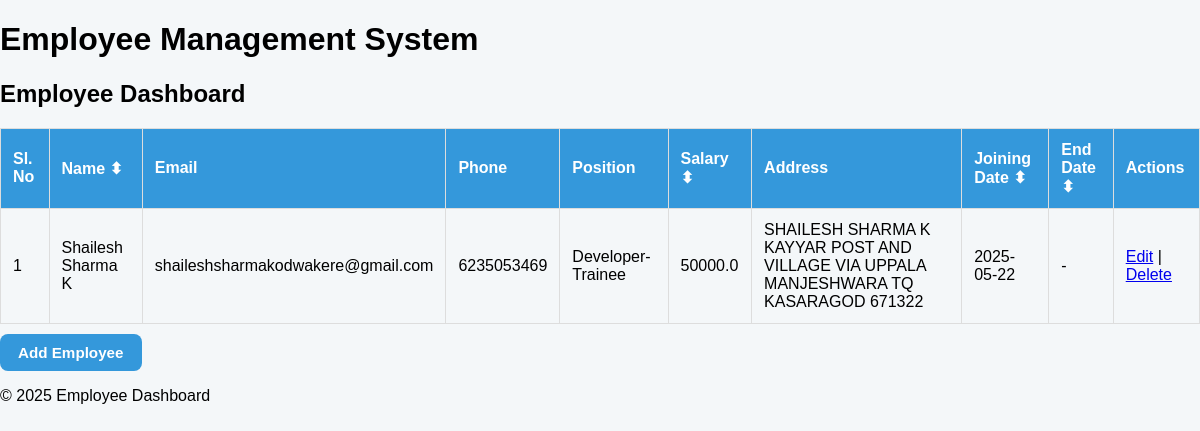
Before: / with the older database file.
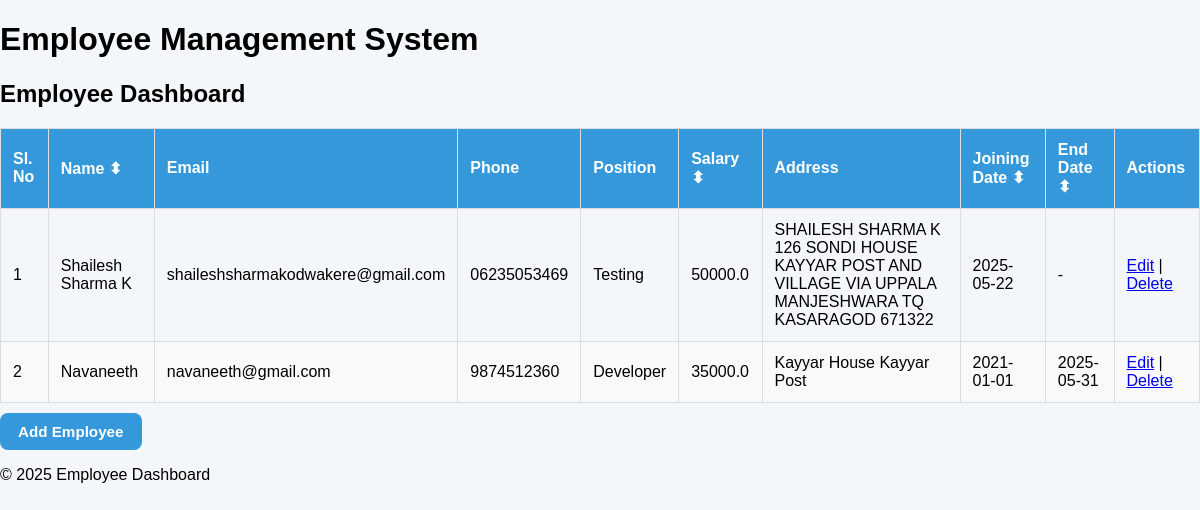
After: the same page with the newer database file.
### models.py (models this page shows, shortened)
class Employee(db.Model):
    id = db.Column(db.Integer, primary_key = True)
    name = db.Column(db.String(100), nullable = False)
    email = db.Column(db.String(120), unique = True, nullable = False)
    phone = db.Column(db.String(15), unique = True, nullable = False)
    position = db.Column(db.String(100), nullable = False)  # ✅ keep as position
    salary = db.Column(db.Float, nullable = False)
    address = db.Column(db.String(200), nullable = False)
    joining_date = db.Column(db.String(20), nullable = False)
    end_date = db.Column(db.String(20), nullable = True)

### routes.py (the view, shortened to what this page needs)
    @app.route("/", methods=["GET", "POST"])
    def dashboard():
        query = Employee.query
        search = request.args.get("search")
        min_salary = request.args.get("min_salary")
        max_salary = request.args.get("max_salary")
        if min_salary:
            query = query.filter(Employee.salary >= float(min_salary))  # Salary >= min
        if max_salary:
            query = query.filter(Employee.salary <= float(max_salary))  # Salary <= max
        join_from = request.args.get("join_from")
        join_to = request.args.get("join_to")
        if join_from:
            query = query.filter(Employee.joining_date >= join_from)  # Joined after this date
        if join_to:
            query = query.filter(Employee.joining_date <= join_to)    # Joined before this date
        end_from = request.args.get("end_from")
        end_to = request.args.get("end_to")
        if end_from:
            query = query.filter(Employee.end_date >= end_from)       # Ended after this date
        if end_to:
            query = query.filter(Employee.end_date <= end_to)         # Ended before this date
        sort_by = request.args.get("sort_by")
        if sort_by == "name":
            query = query.order_by(Employee.name.asc())              # Sort by name (A-Z)
        elif sort_by == "salary":
            query = query.order_by(Employee.salary.desc())           # Sort by salary (high → low)
        elif sort_by == "joining_date":
            query = query.order_by(Employee.joining_date.desc())     # Sort by recent joining
        elif sort_by == "end_date":
            query = query.order_by(Employee.end_date.desc())         # Sort by recent end date
        employees = query.all()
        return render_template("dashboard.html", employees=employees)

### templates/dashboard.html (shortened to what this page needs)
{% extends "base.html" %} {% block content %}
<h2 class="text-center">Employee Dashboard</h2>
<div class="table-container">
  <table id="employeeTable">
    <thead>
      <tr>
        <th>Sl. No</th>
        <th onclick="sortTable(1)">Name ⬍</th>
        <th>Email</th>
        <th>Phone</th>
        <th>Position</th>
        <th onclick="sortTable(5)">Salary ⬍</th>
        <th>Address</th>
        <th onclick="sortTable(7)">Joining Date ⬍</th>
        <th onclick="sortTable(8)">End Date ⬍</th>
        <th>Actions</th>
      </tr>
    </thead>
    <tbody>
      {% for emp in employees %}
      <tr>
        <td>{{ loop.index }}</td>
        <td>{{ emp.name }}</td>
        <td>{{ emp.email }}</td>
        <td>{{ emp.phone }}</td>
        <td>{{ emp.position }}</td>
        <td>{{ emp.salary }}</td>
        <td>{{ emp.address }}</td>
        <td>{{ emp.joining_date }}</td>
        <td>{{ emp.end_date if emp.end_date else '-' }}</td>
        <td>
          <a href="{{ url_for('update_employee', id=emp.id) }}">Edit</a> |
          <a
            href="{{ url_for('delete_employee', id=emp.id) }}"
            onclick="return confirm('Are you sure you want to delete this employee?');"
            >Delete</a
          >
        </td>
      </tr>
      {% endfor %}
    </tbody>
  </table>
</div>
<a href="{{ url_for('add_employee') }}" class="btn">Add Employee</a>
{% endblock %}

### templates/base.html (shortened to what this page needs)
<!DOCTYPE html>
<html lang="en">
  <head>
    <link
      rel="stylesheet"
      href="{{ url_for('static', filename='style.css') }}"
    />
  </head>
  <body>
    <header>
      <h1>Employee Management System</h1>
    </header>
    <main>
      {% block content %}{% endblock %}
    </main>
    <footer>
      <p>&copy; 2025 Employee Dashboard</p>
    </footer>
  </body>
</html>

### static/style.css (style rules this page uses)
body { font-family: Arial, sans-serif; background-color: #f4f7f9; margin: 0; padding: 0; }
.btn { display: inline-block; padding: 10px 18px; margin-top: 10px; background-color: #3498db; color: #fff; border: none; border-radius: 8px; text-decoration: none; font-size: 0.95rem; font-weight: bold; cursor: pointer; transition: background-color 0.3s ease; }
table { width: 100%; border-collapse: collapse; margin-top: 20px; }
table, th, td { border: 1px solid #ddd; }
th, td { padding: 12px; text-align: left; }
th { background-color: #3498db; color: white; }
tr:nth-child(even) { background-color: #f9f9f9; }

Changed rows visible on the page:
changed Employee "Shailesh Sharma K": phone "6235053469" → "06235053469"; position "Developer-Trainee" → "Testing"; address "SHAILESH SHARMA K KAYYAR POST AND VILLAGE VIA UPPALA MANJESHWARA TQ KASARAGOD 671322" → "SHAILESH SHARMA K 126 SONDI HOUSE KAYYAR POST AND VILLAGE VIA UPPALA MANJESHWARA TQ KASARAGOD 671322"
added Employee: name "Navaneeth", email "navaneeth@gmail.com", phone "9874512360", position "Developer", salary "35000.0", address "Kayyar House Kayyar Post", joining_date "2021-01-01", end_date "2025-05-31"
